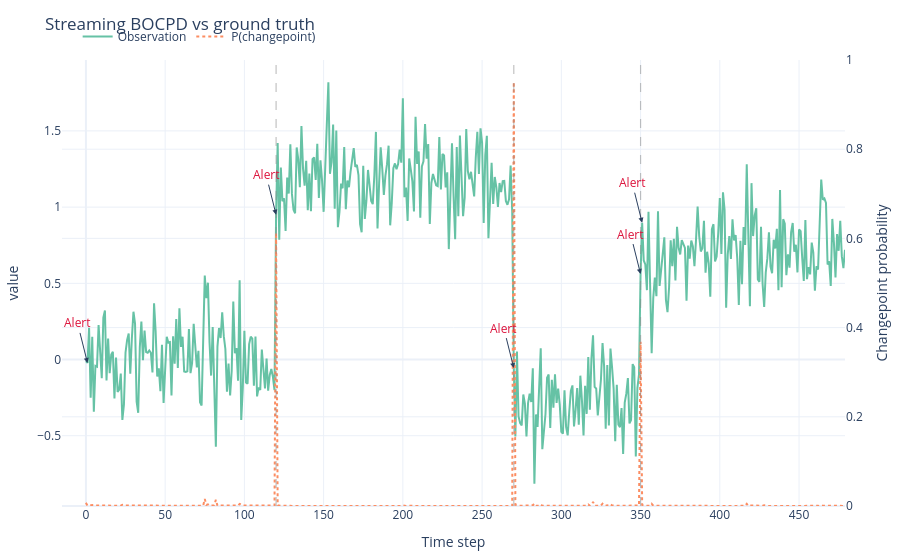

The notebook cell this image was saved under:
### Markdown cell above
## 7. Visual comparison

The figure overlays the streaming probabilities and the detections emitted by
``OnlineChangeDetector``.

### Code cell
fig = plot_series_with_cp(
    df.rename(columns={"cp_prob_stream": "cp_prob"}),
    value_col="value",
    cp_prob_col="cp_prob",
    changepoints=changepoints,
    title="Streaming BOCPD vs ground truth",
)
for event_idx in changepoint_events:
    fig.add_annotation(
        x=df.loc[event_idx, "t"],
        y=df.loc[event_idx, "value"],
        text="Alert",
        arrowhead=2,
        ay=-40,
        font=dict(color="crimson"),
    )
fig

### Figure 1 — Plotly figure (JSON) as saved in the notebook; plotly's stock layout.template omitted (floating-point values rounded to 4 significant figures; data arrays with more than 128 entries replaced by an {"elided": "..."} marker saying what was removed)
{"data": [{"line": {"color": "rgb(102,194,165)", "width": 2}, "mode": "lines", "name": "Observation", "type": "scatter", "x": {"elided": "480 int values"}, "y": {"elided": "480 float values"}}, {"line": {"color": "rgb(252,141,98)", "dash": "dot", "width": 2}, "mode": "lines", "name": "P(changepoint)", "type": "scatter", "x": {"elided": "480 int values"}, "y": {"elided": "480 float values"}, "yaxis": "y2"}], "layout": {"annotations": [{"arrowhead": 2, "ax": -10, "ay": -40, "font": {"color": "crimson"}, "text": "Alert", "x": 1, "y": -0.02224}, {"arrowhead": 2, "ax": -10, "ay": -40, "font": {"color": "crimson"}, "text": "Alert", "x": 120, "y": 0.9504}, {"arrowhead": 2, "ax": -10, "ay": -40, "font": {"color": "crimson"}, "text": "Alert", "x": 270, "y": -0.05616}, {"arrowhead": 2, "ax": -10, "ay": -40, "font": {"color": "crimson"}, "text": "Alert", "x": 350, "y": 0.5609}, {"arrowhead": 2, "ax": -10, "ay": -40, "font": {"color": "crimson"}, "text": "Alert", "x": 351, "y": 0.8978}], "autosize": true, "legend": {"orientation": "h", "x": 0.02, "y": 1.02, "yanchor": "bottom"}, "margin": {"b": 40, "l": 40, "r": 40, "t": 60}, "shapes": [{"line": {"color": "#888", "dash": "dash", "width": 1.2}, "opacity": 0.5, "type": "line", "x0": 120, "x1": 120, "xref": "x", "y0": 0, "y1": 1, "yref": "y domain"}, {"line": {"color": "#888", "dash": "dash", "width": 1.2}, "opacity": 0.5, "type": "line", "x0": 270, "x1": 270, "xref": "x", "y0": 0, "y1": 1, "yref": "y domain"}, {"line": {"color": "#888", "dash": "dash", "width": 1.2}, "opacity": 0.5, "type": "line", "x0": 350, "x1": 350, "xref": "x", "y0": 0, "y1": 1, "yref": "y domain"}], "title": {"text": "Streaming BOCPD vs ground truth"}, "xaxis": {"autorange": true, "range": [-19.89, 479], "title": {"text": "Time step"}, "type": "linear"}, "yaxis": {"autorange": true, "range": [-0.961, 1.965], "title": {"text": "value"}, "type": "linear"}, "yaxis2": {"overlaying": "y", "range": [0, 1], "side": "right", "title": {"text": "Changepoint probability"}, "type": "linear"}}}
